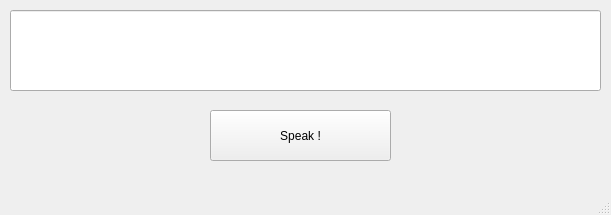
<?xml version="1.0" encoding="UTF-8"?>
<ui version="4.0">
 <class>MainWindow</class>
 <widget class="QMainWindow" name="MainWindow">
  <property name="geometry">
   <rect>
    <x>0</x>
    <y>0</y>
    <width>611</width>
    <height>215</height>
   </rect>
  </property>
  <property name="windowTitle">
   <string>MainWindow</string>
  </property>
  <widget class="QWidget" name="centralwidget">
   <widget class="QPushButton" name="btnSpeak">
    <property name="geometry">
     <rect>
      <x>210</x>
      <y>110</y>
      <width>181</width>
      <height>51</height>
     </rect>
    </property>
    <property name="text">
     <string>Speak !</string>
    </property>
   </widget>
   <widget class="QLineEdit" name="leText">
    <property name="geometry">
     <rect>
      <x>10</x>
      <y>10</y>
      <width>591</width>
      <height>81</height>
     </rect>
    </property>
   </widget>
  </widget>
  <widget class="QMenuBar" name="menubar">
   <property name="geometry">
    <rect>
     <x>0</x>
     <y>0</y>
     <width>611</width>
     <height>25</height>
    </rect>
   </property>
  </widget>
  <widget class="QStatusBar" name="statusbar"/>
 </widget>
 <resources/>
 <connections/>
</ui>
